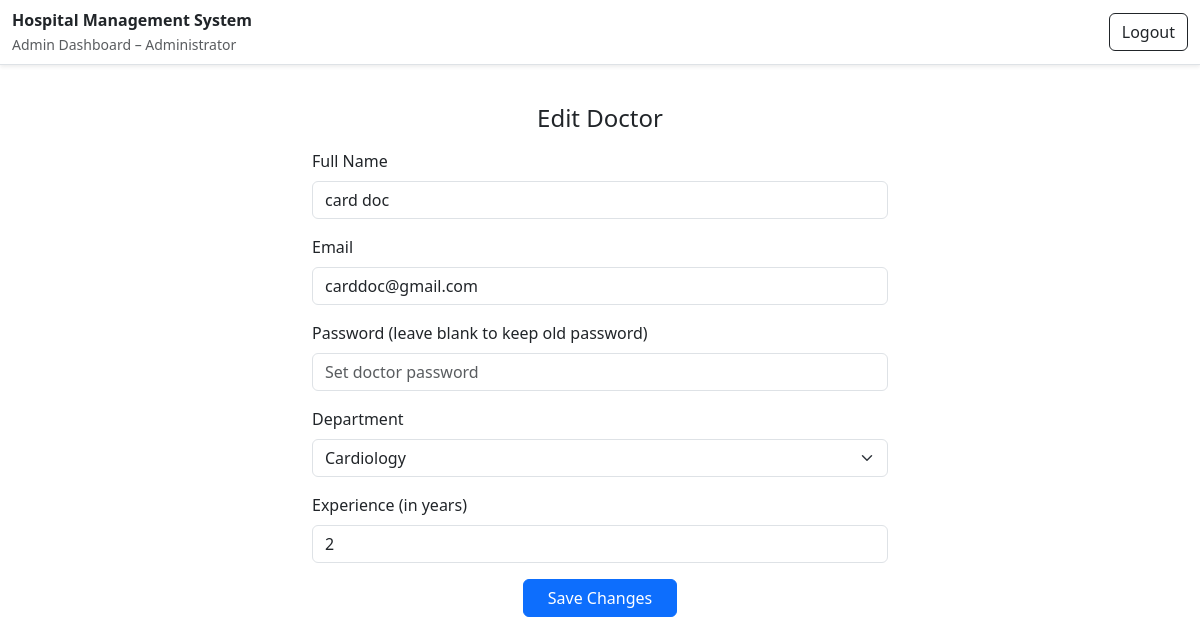
The app's page /admin/doctor/edit/1 (signed in) with its own data.
### database/model.py (models this page shows)
class Doctor(db.Model):
  doctor_id = db.Column(db.Integer, primary_key=True)
  full_name = db.Column(db.String(64), nullable = False)
  email = db.Column(db.String(254), nullable=False, unique=True)
  password = db.Column(db.String(256), nullable=False)
  department_id = db.Column(db.Integer, db.ForeignKey('department.department_id'))  # dropdown values
  experience  = db.Column(db.Integer)      # years of experience (whole years)
  appointments = db.relationship('Appointment', backref='doctor', lazy=True)

class Department(db.Model):
  department_id = db.Column(db.Integer, primary_key=True)
  department_name = db.Column(db.String(40), nullable=False, unique=True)
  description = db.Column(db.Text, nullable=True)
  doctors = db.relationship('Doctor', backref='department', lazy=True)

### controllers/admin.py (the view, shortened to what this page needs)
    @app.route("/admin/doctor/edit/<int:doctor_id>", methods=["GET", "POST"])
    @admin_required
    def edit_doctor(doctor_id):
        doctor = Doctor.query.get(doctor_id)
        if not doctor:
            flash("Doctor not found.", "warning")
            return redirect(url_for("admin_doctors"))
        departments = Department.query.all()
        return render_template("admin/parts/add_doctor.html", doctor=doctor, departments=departments, mode='edit')

### controllers/admin.py (called while the page is built)
def admin_required(view_func):
    @wraps(view_func)
    def wrapper(*args, **kwargs):
        if 'user_id' not in session:
            flash('Please log in first.')
            return redirect(url_for('login'))
        if session.get('role') != 'admin':
            flash('Access denied: Admins only.')
            return redirect(url_for('login'))
        return view_func(*args, **kwargs)
    return wrapper

### templates/admin/parts/add_doctor.html (shortened to what this page needs)
{% extends "admin/admin_base.html" %}
{% block content %}
<div class="container mt-4" style="max-width: 600px;">
  <h4 class="mb-3 text-center">
    {{ "Edit Doctor" if mode == "edit" else "Add New Doctor" }}
  </h4>
  <form method="POST" action="{{ form_action }}">
    <div class="mb-3">
      <label class="form-label">Full Name</label>
      <input type="text" name="full_name" class="form-control"
             placeholder="Enter doctor's full name"
             value="{{ doctor.full_name if doctor else '' }}"
             required>
    </div>
    <div class="mb-3">
      <label class="form-label">Email</label>
      <input type="email" name="email" class="form-control"
             placeholder="Enter email address"
             value="{{ doctor.email if doctor else '' }}"
             required>
    </div>
    <div class="mb-3">
      <label class="form-label">
        Password
        {% if mode == "edit" %}(leave blank to keep old password){% endif %}
      </label>
      <input type="password" name="password" class="form-control"
             placeholder="Set doctor password">
    </div>
    <div class="mb-3">
      <label class="form-label">Department</label>
      <select name="department_id" class="form-select" required>
        {% for dept in departments %}
          <option value="{{ dept.department_id }}"
            {% if doctor and doctor.department_id == dept.department_id %}
                selected
            {% endif %}>
            {{ dept.department_name }}
          </option>
        {% endfor %}
      </select>
    </div>
    <div class="mb-3">
      <label class="form-label">Experience (in years)</label>
      <input type="number" name="experience" class="form-control" min="0"
             placeholder="Enter years of experience"
             value="{{ doctor.experience if doctor else '' }}">
    </div>
    <div class="text-center">
      <button type="submit" class="btn btn-primary px-4">
        {{ "Save Changes" if mode == "edit" else "Add Doctor" }}
      </button>
    </div>
  </form>
</div>
{% endblock %}

### templates/admin/admin_base.html (style rules this page uses)
body { padding-top: 64px; }

### records on screen
Doctor: full_name "card doc", email "carddoc@gmail.com", department_id "Cardiology", experience "2"

### other values on screen
{{ "Edit Doctor" if mode == "edit" else "Add New Doctor" }} "Edit Doctor"
{{ "Save Changes" if mode == "edit" else "Add Doctor" }} "Save Changes"
